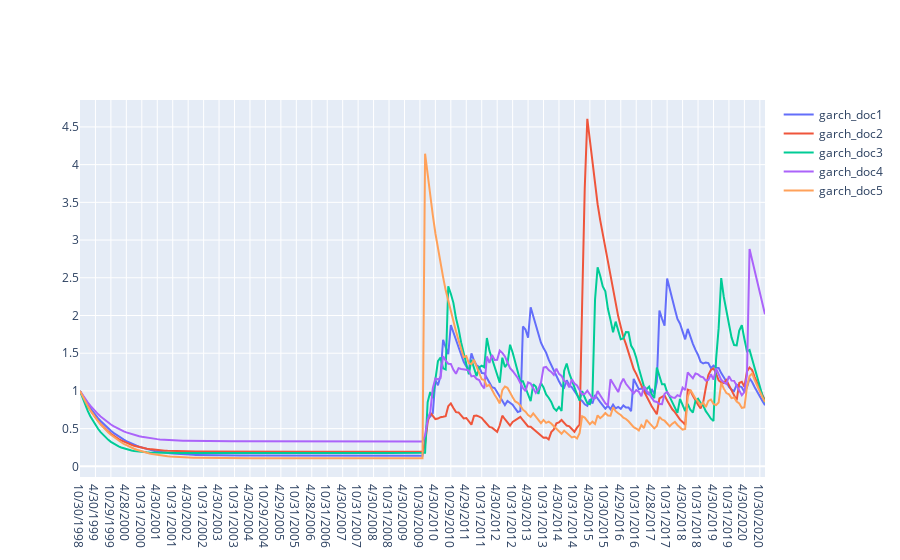

Notebook code cell kept with this figure:
### Code cell
fig=go.Figure()
trace6=go.Scatter(x=file['date'],y=file['X1'],name='garch_doc1')
trace7=go.Scatter(x=file['date'],y=file['X2'],name='garch_doc2')
trace8=go.Scatter(x=file['date'],y=file['X3'],name='garch_doc3')
trace9=go.Scatter(x=file['date'],y=file['X4'],name='garch_doc4')
trace10=go.Scatter(x=file['date'],y=file['X5'],name='garch_doc5')
fig.add_trace(trace6)
fig.add_trace(trace7)
fig.add_trace(trace8)
fig.add_trace(trace9)
fig.add_trace(trace10)
fig.show()
fig.write_image('images/garchdoc_63_1.pdf')

### Figure 1 — Plotly figure (JSON) as saved in the notebook; plotly's stock layout.template omitted (floating-point values rounded to 4 significant figures; data arrays with more than 128 entries replaced by an {"elided": "..."} marker saying what was removed)
{"data": [{"name": "garch_doc1", "type": "scatter", "x": {"elided": "267 str values"}, "y": {"elided": "267 float values"}}, {"name": "garch_doc2", "type": "scatter", "x": {"elided": "267 str values"}, "y": {"elided": "267 float values"}}, {"name": "garch_doc3", "type": "scatter", "x": {"elided": "267 str values"}, "y": {"elided": "267 float values"}}, {"name": "garch_doc4", "type": "scatter", "x": {"elided": "267 str values"}, "y": {"elided": "267 float values"}}, {"name": "garch_doc5", "type": "scatter", "x": {"elided": "267 str values"}, "y": {"elided": "267 float values"}}], "layout": {}}
